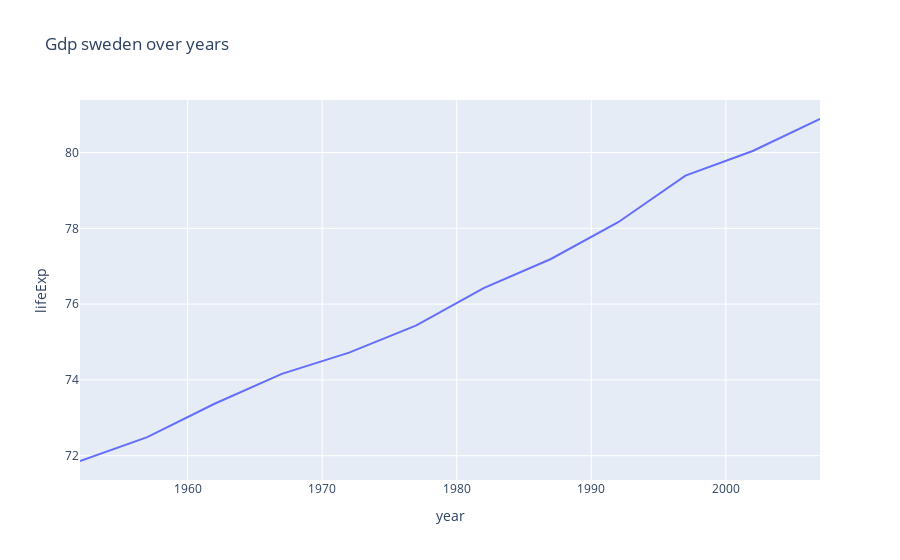

Write notebook code for a chart like this one.
### Code cell
px.line(sweden, x="year", y="lifeExp", title="Gdp sweden over years")

### Figure 1 — Plotly figure (JSON) as saved in the notebook; plotly's stock layout.template omitted (floating-point values rounded to 4 significant figures)
{"data": [{"hovertemplate": "year=%{x}<br>lifeExp=%{y}<extra></extra>", "legendgroup": "", "line": {"color": "#636efa", "dash": "solid"}, "marker": {"symbol": "circle"}, "mode": "lines", "name": "", "orientation": "v", "showlegend": false, "type": "scatter", "x": [1952, 1957, 1962, 1967, 1972, 1977, 1982, 1987, 1992, 1997, 2002, 2007], "xaxis": "x", "y": [71.86, 72.49, 73.37, 74.16, 74.72, 75.44, 76.42, 77.19, 78.16, 79.39, 80.04, 80.88], "yaxis": "y"}], "layout": {"legend": {"tracegroupgap": 0}, "title": {"text": "Gdp sweden over years"}, "xaxis": {"anchor": "y", "domain": [0, 1], "title": {"text": "year"}}, "yaxis": {"anchor": "x", "domain": [0, 1], "title": {"text": "lifeExp"}}}}
